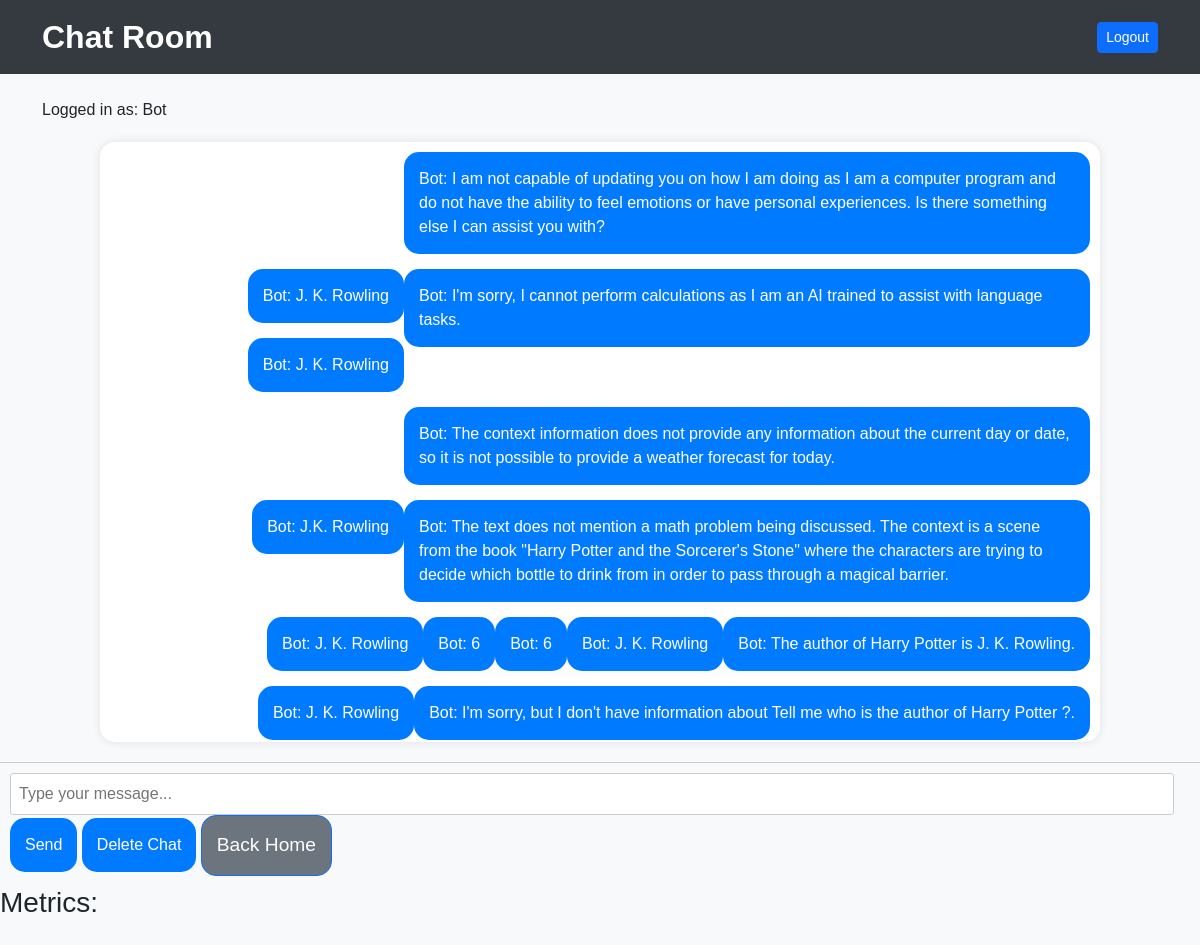
The page /chat/ (signed in) on the database its author committed.
### app/models.py (models this page shows, shortened)
class ChatMessage(models.Model):
    user = models.ForeignKey(User, on_delete=models.CASCADE, null=True)
    message = models.TextField()
    timestamp = models.DateTimeField(auto_now_add=True)

### app/views.py (the view, shortened to what this page needs)
# urls.py: path('chat/', views.chat, name='chat'),
@login_required(login_url='login')
def chat(request):
    return render(request, 'chat.html', {
        'bot_response': '',
        'history': display_history(request.user.id),
        'current_user': request.user
    })

### app/views.py (called while the page is built)
def display_history(user):
    history = ChatMessage.objects.filter(user=user) | ChatMessage.objects.filter(user=None)
    return history

### app/templates/chat.html (shortened to what this page needs)
<!DOCTYPE html>
<html lang="en">
<head>
    <link rel="stylesheet" href="https://cdn.jsdelivr.net/npm/bootstrap@5.3.0/dist/css/bootstrap.min.css">
</head>
<body>
    <nav class="navbar navbar-expand-lg navbar-dark">
        <div class="container">
            <a class="navbar-brand">Chat Room</a>
            {% if user.is_authenticated %}
                <form method="post" action="{% url 'logout' %}" class="d-flex">
                    <button type="submit" class="btn btn-sm btn-primary">Logout</button>
                </form>
            {% else %}
                <a href="{% url 'login' %}" class="btn btn-sm btn-primary">Login</a>
                <a href="{% url 'register' %}" class="btn btn-sm btn-primary">Register</a>
            {% endif %}
        </div>
    </nav>
    <div class="container mt-4">
        {% if user.is_authenticated %}
            <p>Logged in as: {{ user }}</p>
            <div class="chat-container">
                <div class="chatbox-body" id="chatbox-body">
                    {% for message in history %}
                        <div class="message {% if message.user is None %}bot-message{% else %}user-message{% endif %}">
                            {% if message.user is None %}
                                Bot: {{ message.message }}
                            {% else %}
                                {{ message.user.username }}: {{ message.message }}
                            {% endif %}
                        </div>
                    {% endfor %}
                </div>
            </div>
        {% endif %}
    </div>
    <div class="input-container">
        <input type="text" id="user-input" placeholder="Type your message...">
        <button onclick="sendMessage()">Send</button>
        <button onclick="deleteChat()">Delete Chat</button>
        <a href="{% url 'index' %}" class="btn btn-lg btn-primary back-btn">Back Home</a>
    </div>
    <div id="metrics">
        <h3>Metrics:</h3>
    </div>
</body>
</html>

### app/templates/chat.html (style rules this page uses)
body { background-color: #f8f9fa; font-family: 'Arial', sans-serif; }
.navbar { background-color: #343a40; }
.navbar-brand { color: #fff; font-size: 2rem; font-weight: bold; }
.chat-container { max-width: 1000px; margin: 20px auto; border-radius: 15px; overflow: hidden; box-shadow: 0 0 10px rgba(0, 0, 0, 0.1); background-color: #fff; }
.chatbox-body { padding: 10px; height: 600px; overflow-y: scroll; }
.message { margin-bottom: 10px; }
.user-message, .bot-message, .spacy-message { padding: 15px; border-radius: 15px; margin-bottom: 15px; max-width: 70%; word-wrap: break-word; }
.user-message { background-color: #007bff; color: #fff; float: right; }
.input-container { padding: 10px; border-top: 1px solid #ccc; }
input { width: calc(100% - 16px); padding: 8px; box-sizing: border-box; border: 1px solid #ccc; border-radius: 3px; }
button { background-color: #007bff; color: #fff; padding: 15px; border: none; border-radius: 15px; cursor: pointer; transition: background-color 0.3s ease-in-out; }
.back-btn { background-color: #6c757d; color: #fff; border-radius: 15px; padding: 15px; font-size: 1.2rem; transition: background-color 0.3s ease-in-out; }

### rows shown on the page
ChatMessage: user.username "Bot", message "I am not capable of updating you on how I am doing as I am a computer program and do not have the ability to feel emotions or have personal experiences. Is there something else I can assist you with?"
ChatMessage: user.username "Bot", message "I'm sorry, I cannot perform calculations as I am an AI trained to assist with language tasks."
ChatMessage: user.username "Bot", message "J. K. Rowling"
ChatMessage: user.username "Bot", message "J. K. Rowling"
ChatMessage: user.username "Bot", message "The context information does not provide any information about the current day or date, so it is not possible to provide a weather forecast for today."
ChatMessage: user.username "Bot", message "The text does not mention a math problem being discussed. The context is a scene from the book \"Harry Potter and the Sorcerer's Stone\" where the characters are trying to decide which bottle to drink from in order to pass through a magical barrier."
ChatMessage: user.username "Bot", message "J.K. Rowling"
ChatMessage: user.username "Bot", message "The author of Harry Potter is J. K. Rowling."
ChatMessage: user.username "Bot", message "J. K. Rowling"
ChatMessage: user.username "Bot", message "6"
ChatMessage: user.username "Bot", message "6"
ChatMessage: user.username "Bot", message "J. K. Rowling"
ChatMessage: user.username "Bot", message "I'm sorry, but I don't have information about Tell me who is the author of Harry Potter ?."
ChatMessage: user.username "Bot", message "J. K. Rowling"

### other values the page prints
{{ user }} "Bot"
